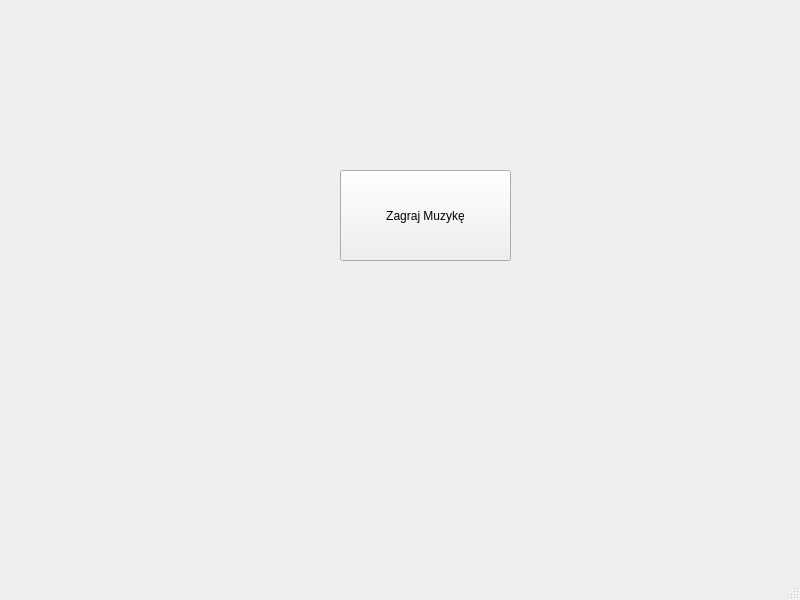
<?xml version="1.0" encoding="UTF-8"?>
<ui version="4.0">
 <class>GlowneOkno</class>
 <widget class="QMainWindow" name="GlowneOkno">
  <property name="geometry">
   <rect>
    <x>0</x>
    <y>0</y>
    <width>800</width>
    <height>600</height>
   </rect>
  </property>
  <property name="windowTitle">
   <string>GlowneOkno</string>
  </property>
  <widget class="QWidget" name="centralwidget">
   <widget class="QPushButton" name="pushButton">
    <property name="geometry">
     <rect>
      <x>340</x>
      <y>170</y>
      <width>171</width>
      <height>91</height>
     </rect>
    </property>
    <property name="text">
     <string>Zagraj Muzykę</string>
    </property>
   </widget>
  </widget>
  <widget class="QMenuBar" name="menubar">
   <property name="geometry">
    <rect>
     <x>0</x>
     <y>0</y>
     <width>800</width>
     <height>21</height>
    </rect>
   </property>
  </widget>
  <widget class="QStatusBar" name="statusbar"/>
 </widget>
 <resources/>
 <connections/>
</ui>
